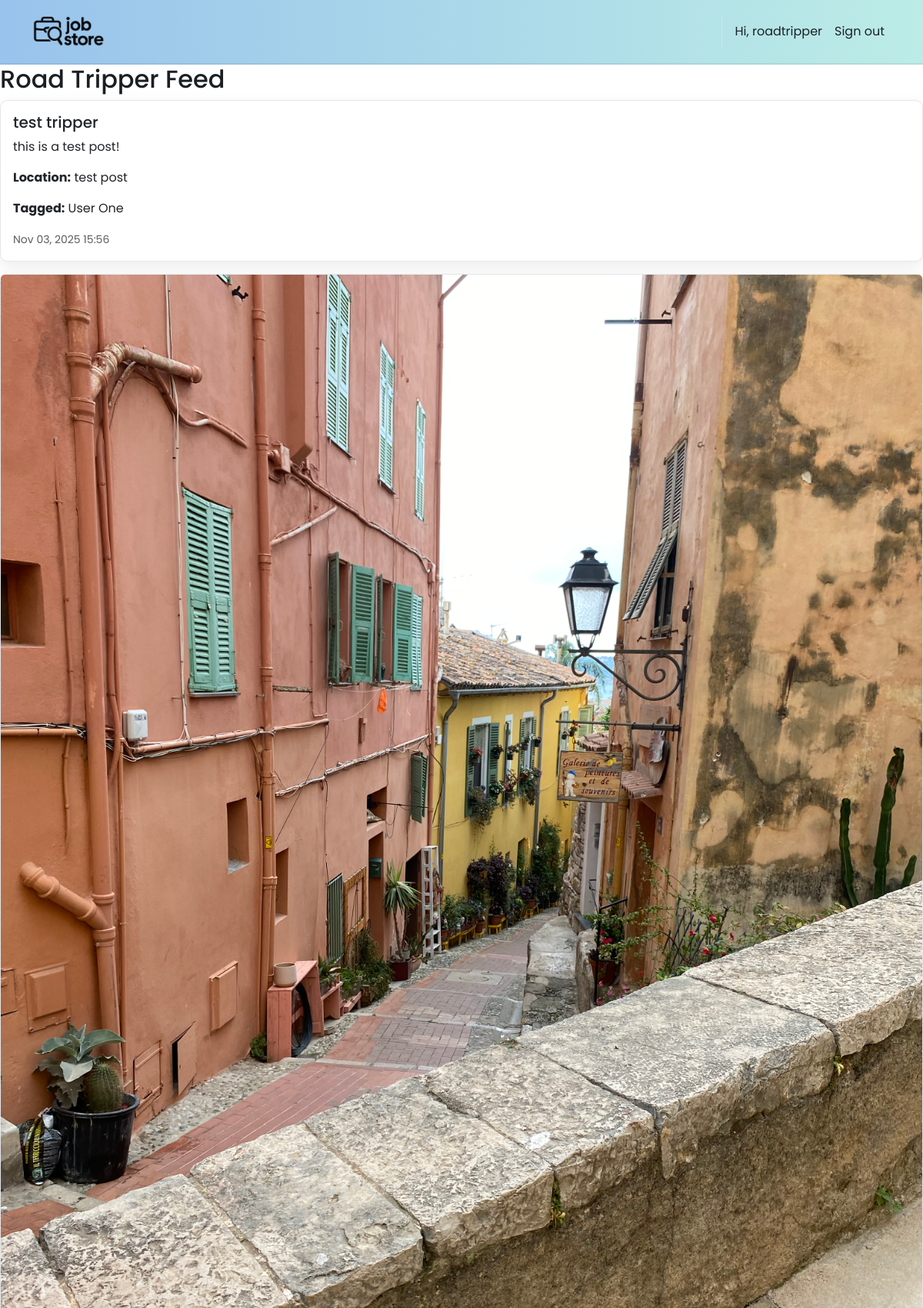
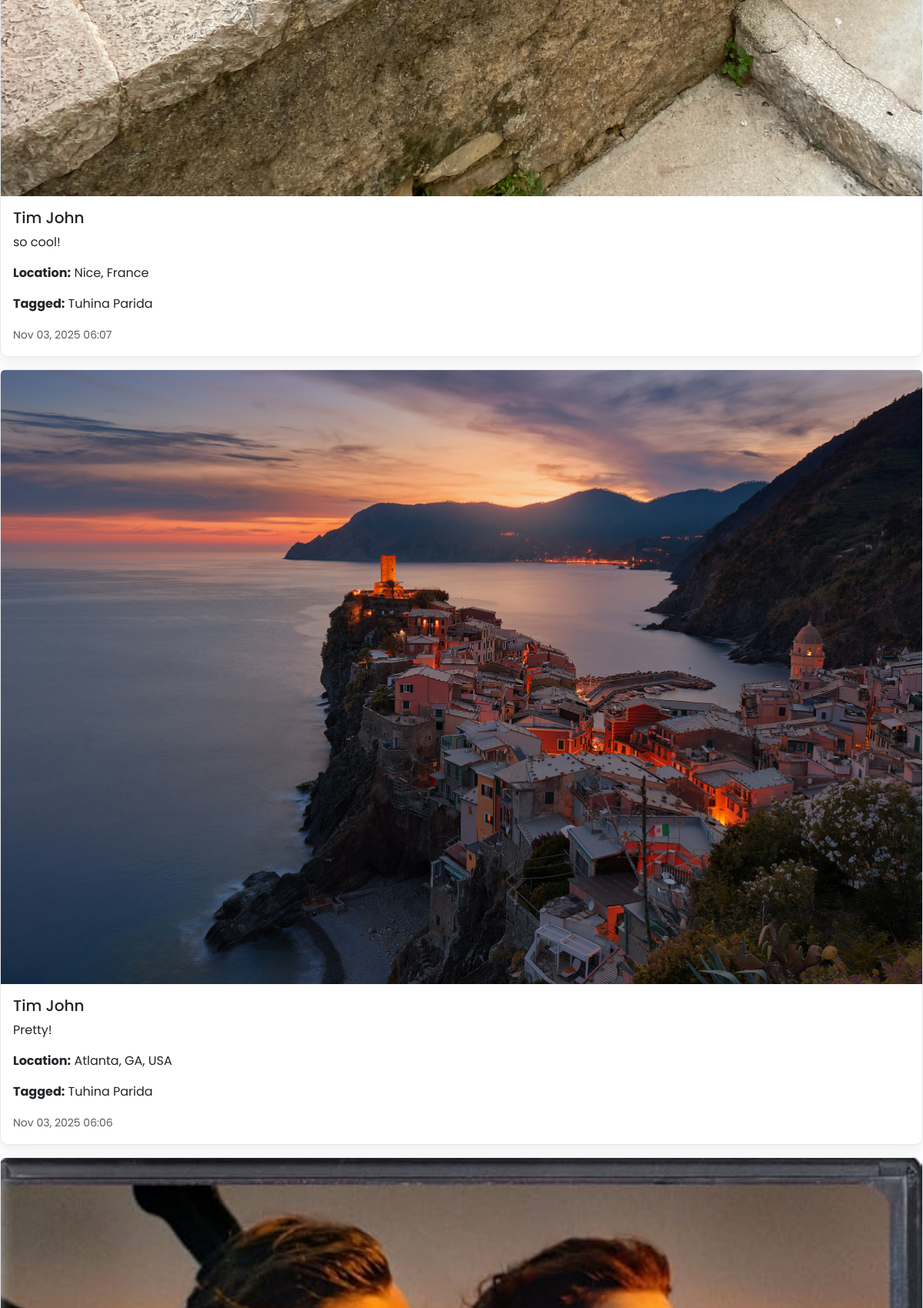
Page /roadTripper/feed/ (signed in, upper part) on the committed database (2 pictures, top to bottom).
### accounts/models.py (models this page shows)
class User(AbstractUser):
    class Roles(models.TextChoices):
        PLANNER = "PLANNER", "Planner"
        ROAD_TRIPPER = "ROAD_TRIPPER", "Road Tripper"
    role = models.CharField(
        max_length=20, choices=Roles.choices, default=Roles.ROAD_TRIPPER, db_index=True
    )
    @property
    def is_planner(self) -> bool:
        return self.role == self.Roles.PLANNER
    @property
    def is_roadTripper(self) -> bool:
        return self.role == self.Roles.ROAD_TRIPPER

### roadTripper/models.py (models this page shows, shortened)
class TripPost(models.Model):
    roadtripper = models.ForeignKey(
        'roadTripper',
        on_delete=models.CASCADE,
        related_name='trip_posts',
        null=True,
        blank=True
    )
    photo = models.ImageField(upload_to='trip_photos/', blank=True, null=True)
    location = models.CharField(max_length=255, blank=True)
    description = models.TextField(blank=True)
    tagged_friends = models.ManyToManyField(
        'roadTripper',
        related_name='tagged_in_trips',
        blank=True
    )
    created_at = models.DateTimeField(auto_now_add=True)
    lat = models.FloatField(null=True, blank = True)
    lng = models.FloatField(null = True, blank = True)

class RoadTripper(models.Model):
    user = models.OneToOneField(
        settings.AUTH_USER_MODEL, on_delete=models.CASCADE, related_name="roadTripper_profile"
    )
    firstName = models.CharField("First Name", max_length=255)
    lastName  = models.CharField("Last Name", max_length=255)
    location  = models.CharField("Home Location", max_length=255, blank=True)
    image     = models.ImageField("Profile Image", upload_to='roadTripper_images/', null=True, blank=True)
    TRAVEL_BUDGET_CHOICES = [
        ('LOW', 'Budget-Friendly (Under $50/day)'),
        ('MID', 'Mid-Range (Approx. $50 - $150/day)'),
        ('HIGH', 'Luxury (Over $150/day)'),
        ('FLEX', 'Flexible / Varies'),
    ]
    travel_headline = models.CharField("Travel Tagline", max_length=255, blank=True,
        help_text="A short, catchy phrase about your travel style."
    )
    travel_budget = models.CharField("Travel Budget", max_length=4, choices=TRAVEL_BUDGET_CHOICES, default='MID')
    interests = models.ManyToManyField("Interest", related_name="trippers_with_interest", blank=True)
    destinations = models.ManyToManyField("Destination", related_name="trippers_want_to_visit", blank=True)
    links = models.ManyToManyField("Link", related_name="roadTripper", blank=True)
    hide_image = models.BooleanField(default=False)
    hide_travel_headline = models.BooleanField(default=False)
    hide_travel_budget = models.BooleanField(default=False)
    hide_profile = models.BooleanField(default=False)
    hide_location = models.BooleanField(default=False)

### roadTripper/views.py (the view)
# urls.py: path('feed/', views.trip_feed, name='roadTripper.trip_feed'),
@login_required
def trip_feed(request):
    posts = TripPost.objects.select_related("roadtripper").prefetch_related("tagged_friends").all().order_by("-created_at")
    return render(request, "roadTripper/tripFeed.html", {"posts": posts})

### pitStop/context_processors.py (called while the page is built)
def static_revisions(request):
    base = Path(settings.BASE_DIR)
    logo_path = base / 'pitStop' / 'static' / 'img' / 'logo.png'
    try:
        rev_logo = str(int(os.path.getmtime(logo_path)))
    except Exception:
        rev_logo = '1'
    css_path = base / 'pitStop' / 'static' / 'css' / 'style.css'
    try:
        rev_css = str(int(os.path.getmtime(css_path)))
    except Exception:
        rev_css = '1'
    return {
        'STATIC_REV_LOGO': rev_logo,
        'STATIC_REV_CSS': rev_css,
    }

### roadTripper/templates/roadTripper/tripFeed.html
{% extends 'base.html' %}
{% block content %}
<h2>Road Tripper Feed</h2>
{% for post in posts %}
  <div class="card mb-3">
    {% if post.photo %}
      <img src="{{ post.photo.url }}" class="card-img-top" alt="Trip Photo">
    {% endif %}
    <div class="card-body">
      <h5 class="card-title">{{ post.roadtripper.firstName }} {{ post.roadtripper.lastName }}</h5>
      <p class="card-text">{{ post.description }}</p>
      <p><strong>Location:</strong> {{ post.location }}</p>
      {% if post.tagged_friends.all %}
        <p><strong>Tagged:</strong>
          {% for friend in post.tagged_friends.all %}
            {{ friend.firstName }} {{ friend.lastName }}{% if not forloop.last %}, {% endif %}
          {% endfor %}
        </p>
      {% endif %}
      <small class="text-muted">{{ post.created_at|date:"M d, Y H:i" }}</small>
    </div>
  </div>
{% empty %}
  <p>No posts yet!</p>
{% endfor %}
{% endblock %}

### pitStop/templates/base.html (shortened to what this page needs)
<!DOCTYPE html>
<html>
  {% load static %}
  <head>
    <link href="https://cdn.jsdelivr.net/npm/bootstrap@5.3.3/dist/css/bootstrap.min.css"
          rel="stylesheet">
    <link rel="stylesheet"
          href="https://cdnjs.cloudflare.com/ajax/libs/font-awesome/6.1.1/css/all.min.css">
    <link rel="stylesheet" type="text/css" href="{% static 'css/style.css' %}?v={{ STATIC_REV_CSS }}">
  </head>
  <body class="d-flex flex-column min-vh-100{% if request.resolver_match and request.resolver_match.url_name == 'home.index' %} is-home{% endif %}">
    <nav class="p-3 navbar navbar-light ms-brandbar navbar-expand-lg">
      <div class="container">
        <a class="navbar-brand" href="{% url 'home.index' %}">
          <img src="{% static 'img/logo.png' %}?v={{ STATIC_REV_LOGO }}" alt="logo" height="40" />
        </a>
        <div class="collapse navbar-collapse" id="navbarNavAltMarkup">
          <div class="navbar-nav ms-auto navbar-ml align-items-lg-center">
            {% if user.is_authenticated %}
              <span class="nav-link disabled">Hi, {{ user.username }}</span>
              <a class="nav-link" href="{% url 'logout' %}">Sign out</a>
            {% else %}
              <a class="nav-link" href="{% url 'home.about' %}">About</a>
              <a class="nav-link" href="{% url 'login' %}">Log in</a>
              <a class="nav-link" href="{% url 'signup.choice' %}">Sign up</a>
            {% endif %}
          </div>
        </div>
      </div>
    </nav>
    <div class="flex-grow-1">
      {% block content %}
      {% endblock content %}
    </div>
  </body>
</html>

### pitStop/static/css/style.css (style rules this page uses)
:root { --bg: #ffffff; --bg-alt: #f6f7f9; --surface: #ffffff; --surface-2: #f2f3f5; --text: #1b1f23; --muted: #6b7280; --border: #e5e7eb; --brand-blue-1: #99C3EC; --brand-blue-2: #AAD2EC; --brand-cyan: #BCECE6; --brand-mint: #97E3C2; --brand-peach: #FFEED9; --brand-pink: #F69C9E; --primary: var(--brand-blue-1); --primary-contrast: #0b0d10; --link: var(--brand-blue-1); --success: var(--brand-mint); --warning: var(--brand-peach); --danger: var(--brand-pink); --shadow: 0 6px 20px rgba(0,0,0,0.08); --radius: 10px; --radius-sm: 8px; --radius-xs: 6px; --focus: 0 0 0 0.2rem rgba(153,195,236,0.35); --transition: 180ms ease; }
html, body { background: var(--bg); color: var(--text); }
body { font-family: 'Poppins', system-ui, -apple-system, Segoe UI, Roboto, Arial, sans-serif; line-height: 1.5; text-rendering: optimizeLegibility; -webkit-font-smoothing: antialiased; -moz-osx-font-smoothing: grayscale; transition: background-color var(--transition), color var(--transition); }
a { color: var(--link); }
.navbar { backdrop-filter: saturate(160%) blur(4px); }
.navbar .nav-link { opacity: 0.9; }
.ms-brandbar { background-color: #99C3EC; background: linear-gradient(90deg, var(--brand-blue-1), var(--brand-cyan)) !important; border-bottom: 2px solid rgba(0,0,0,0.06); }
.ms-brandbar .nav-link, .ms-brandbar .navbar-brand, .ms-brandbar .navbar-text { color: var(--primary-contrast) !important; }
.ms-brandbar .nav-link { position: relative; transition: color 160ms ease, transform 140ms ease; }
.ms-brandbar .nav-link::after { content: ''; position: absolute; left: 0; right: 0; bottom: -4px; height: 2px; width: 0; margin: 0 auto; background: var(--primary-contrast); transition: width 180ms ease; }
.card { background-color: var(--surface); border: 1px solid var(--border); border-radius: var(--radius); box-shadow: var(--shadow); }
.btn, .form-control, .form-select, .nav-link, .card { transition: all var(--transition); }

### rows in the picture
User: username "roadtripper"
TripPost: roadtripper.firstName "test", roadtripper.lastName "tripper", description "this is a test post!", location "test post", created_at "Nov 03, 2025 15:56"
RoadTripper: firstName "User", lastName "One"
TripPost: photo (picture), roadtripper.firstName "Tim", roadtripper.lastName "John", description "so cool!", location "Nice, France", created_at "Nov 03, 2025 06:07"
RoadTripper: firstName "Tuhina", lastName "Parida"
TripPost: photo (picture), roadtripper.firstName "Tim", roadtripper.lastName "John", description "Pretty!", location "Atlanta, GA, USA", created_at "Nov 03, 2025 06:06"
TripPost: photo (picture)
